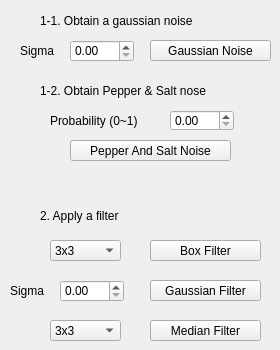
       <widget class="QWidget" name="tab">
        <attribute name="title">
         <string>4 </string>
        </attribute>
        <widget class="QLabel" name="label_8">
         <property name="geometry">
          <rect>
           <x>40</x>
           <y>10</y>
           <width>211</width>
           <height>21</height>
          </rect>
         </property>
         <property name="text">
          <string>1-1. Obtain a gaussian noise</string>
         </property>
        </widget>
        <widget class="QPushButton" name="gaussian">
         <property name="geometry">
          <rect>
           <x>150</x>
           <y>40</y>
           <width>121</width>
           <height>21</height>
          </rect>
         </property>
         <property name="text">
          <string>Gaussian Noise</string>
         </property>
        </widget>
        <widget class="QPushButton" name="pepper_salt">
         <property name="geometry">
          <rect>
           <x>70</x>
           <y>140</y>
           <width>161</width>
           <height>21</height>
          </rect>
         </property>
         <property name="text">
          <string>Pepper And Salt Noise</string>
         </property>
        </widget>
        <widget class="QLabel" name="label_9">
         <property name="geometry">
          <rect>
           <x>40</x>
           <y>200</y>
           <width>161</width>
           <height>31</height>
          </rect>
         </property>
         <property name="text">
          <string>2. Apply a filter</string>
         </property>
        </widget>
        <widget class="QLabel" name="label_10">
         <property name="geometry">
          <rect>
           <x>20</x>
           <y>40</y>
           <width>61</width>
           <height>21</height>
          </rect>
         </property>
         <property name="text">
          <string>Sigma</string>
         </property>
        </widget>
        <widget class="QDoubleSpinBox" name="spinSigma">
         <property name="geometry">
          <rect>
           <x>70</x>
           <y>40</y>
           <width>64</width>
           <height>22</height>
          </rect>
         </property>
        </widget>
        <widget class="QLabel" name="label_12">
         <property name="geometry">
          <rect>
           <x>40</x>
           <y>80</y>
           <width>221</width>
           <height>21</height>
          </rect>
         </property>
         <property name="text">
          <string>1-2. Obtain Pepper &amp; Salt nose</string>
         </property>
        </widget>
        <widget class="QDoubleSpinBox" name="spinProbability">
         <property name="geometry">
          <rect>
           <x>170</x>
           <y>110</y>
           <width>64</width>
           <height>21</height>
          </rect>
         </property>
        </widget>
        <widget class="QLabel" name="label_13">
         <property name="geometry">
          <rect>
           <x>50</x>
           <y>110</y>
           <width>111</width>
           <height>21</height>
          </rect>
         </property>
         <property name="text">
          <string>Probability (0~1)</string>
         </property>
        </widget>
        <widget class="QLabel" name="label_11">
         <property name="geometry">
          <rect>
           <x>10</x>
           <y>280</y>
           <width>61</width>
           <height>21</height>
          </rect>
         </property>
         <property name="text">
          <string>Sigma</string>
         </property>
        </widget>
        <widget class="QPushButton" name="gaussianFilter">
         <property name="geometry">
          <rect>
           <x>150</x>
           <y>280</y>
           <width>111</width>
           <height>21</height>
          </rect>
         </property>
         <property name="text">
          <string>Gaussian Filter</string>
         </property>
        </widget>
        <widget class="QDoubleSpinBox" name="spinSigmaFilter">
         <property name="geometry">
          <rect>
           <x>60</x>
           <y>280</y>
           <width>64</width>
           <height>22</height>
          </rect>
         </property>
        </widget>
        <widget class="QPushButton" name="medianFilter">
         <property name="geometry">
          <rect>
           <x>150</x>
           <y>320</y>
           <width>111</width>
           <height>21</height>
          </rect>
         </property>
         <property name="text">
          <string>Median Filter</string>
         </property>
        </widget>
        <widget class="QComboBox" name="comboBox_2">
         <property name="geometry">
          <rect>
           <x>50</x>
           <y>320</y>
           <width>71</width>
           <height>21</height>
          </rect>
         </property>
         <item>
          <property name="text">
           <string>3x3</string>
          </property>
         </item>
         <item>
          <property name="text">
           <string>5x5</string>
          </property>
         </item>
        </widget>
        <widget class="QPushButton" name="boxFilter">
         <property name="geometry">
          <rect>
           <x>150</x>
           <y>240</y>
           <width>111</width>
           <height>21</height>
          </rect>
         </property>
         <property name="text">
          <string>Box Filter</string>
         </property>
        </widget>
        <widget class="QComboBox" name="boxFilteringBox">
         <property name="geometry">
          <rect>
           <x>50</x>
           <y>240</y>
           <width>71</width>
           <height>21</height>
          </rect>
         </property>
         <item>
          <property name="text">
           <string>3x3</string>
          </property>
         </item>
         <item>
          <property name="text">
           <string>5x5</string>
          </property>
         </item>
        </widget>
       </widget>
